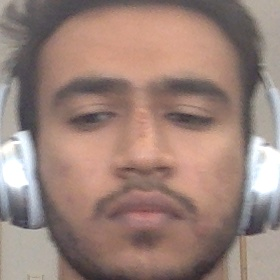
#> input picture Training/att_faces/Harshil1/Image_144.jpg, 280 x 280 px, found by its file name
$ python cloudtraining.py
#> lines starting #> are read from the running program, lines starting #| are printed output that depends on the picture; after the words box and inside, x2 and y2 are one past the last pixel; in counts of white or black regions, pixels touching at a corner belong together
import cv2, sys, numpy, os
import time
#import _thread
from cv2 import face
# import pickle

labl = []
size = 5
face_cascade = cv2.CascadeClassifier('haarcascade_frontalface_default.xml')
fn_dir = '/Users/harshilprajapati/Desktop/Boston University/Semester 1/Product Design in ECE/RobotFilmMaker/RobotFilmmaker/Training/att_faces'
flag =0

print('Training...')

(images, lables, names, id) = ([], [], {}, 0)
for (subdirs, dirs, files) in os.walk(fn_dir):
    for subdir in dirs:
        names[id] = subdir
        subjectpath = os.path.join(fn_dir, subdir)
        for filename in os.listdir(subjectpath):
            if filename.startswith('I'):
                path = subjectpath + '/' + filename
                #print(filename)
                lable = id
                ximg=cv2.imread(path, 0)
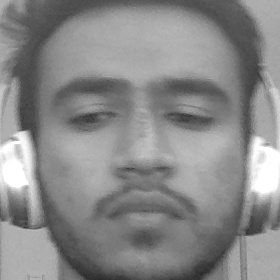
#> ximg: shape (280, 280); min 42, max 255, mean 137.1
                ximg=cv2.resize(ximg,(125,125))
#> ximg: shape (125, 125)
                otsu = cv2.adaptiveThreshold(ximg,255,cv2.ADAPTIVE_THRESH_MEAN_C,cv2.THRESH_BINARY,11,2)
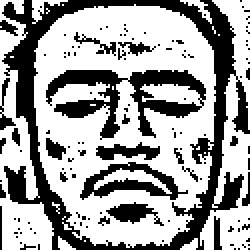
#> otsu: shape (125, 125) (shown 2 times larger); 63.1% white; 122 black regions (108 under 20 px), largest, box (x1, y1, x2, y2) and area: (1, 0, 125, 125) 3152, (23, 35, 103, 70) 1122, (40, 81, 94, 100) 415
                images.append(otsu)
                lables.append(int(lable))
        id += 1
(im_width, im_height) = (125, 125)
#> im_width = 125; im_height = 125
#print(lables)

(images, lables) = [numpy.array(lis) for lis in [images, lables]]

model = face.FisherFaceRecognizer_create()
#model = face.LBPHFaceRecognizer_create()
# fourcc = cv2.VideoWriter_fourcc(*'MP42')
# out = cv2.VideoWriter('output.mp4',fourcc, 20.0, (1280 ,720))
model.train(images, lables)
model.write('trained.xml')

# with open("a.pickle","wb") as f:
#         pickle.dump( model, f) #print(model)
